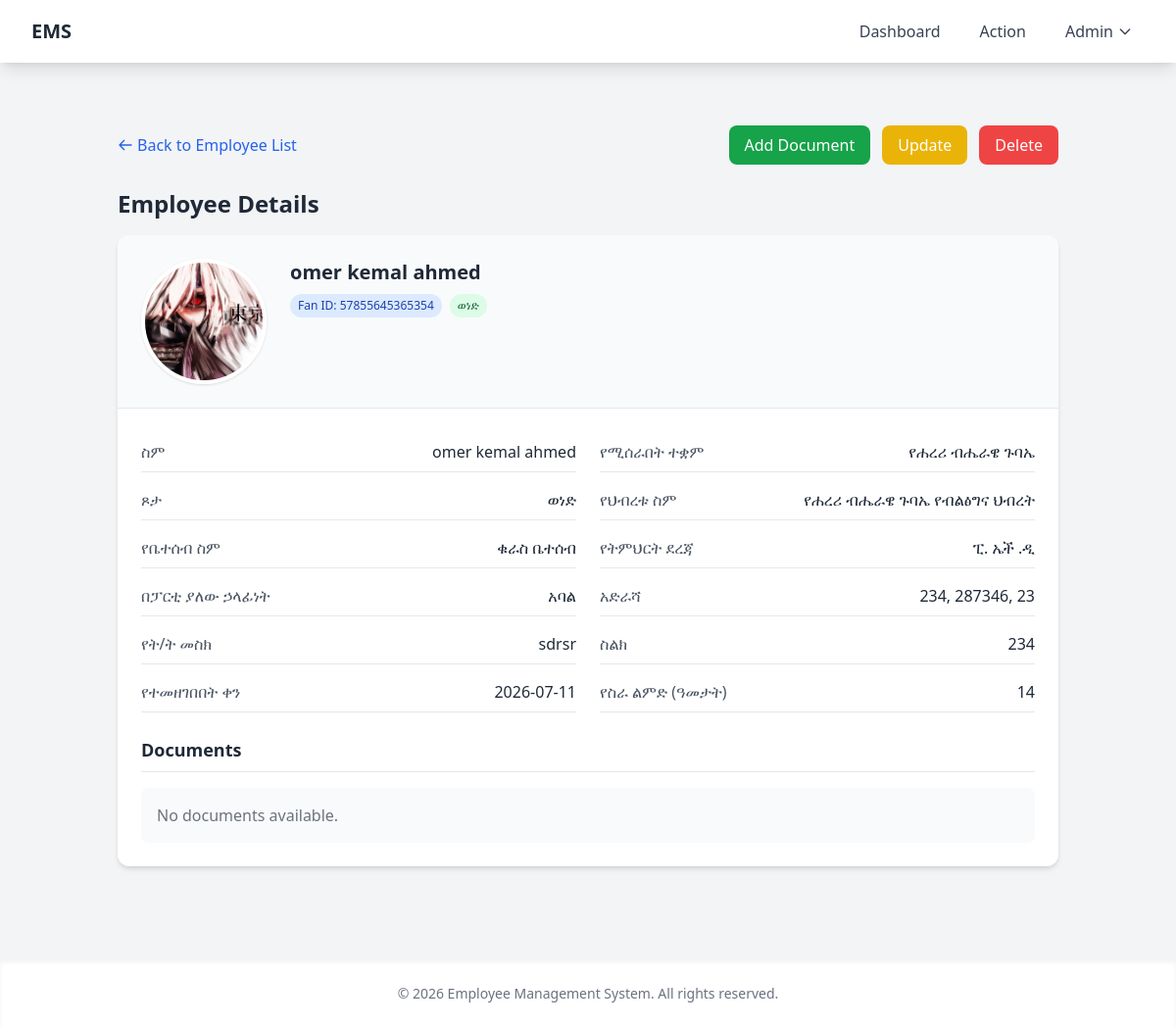
Page /employee/1 (signed in) on the committed database.
### models.py (models this page shows, shortened)
class Employee(Base):
    __tablename__ = "employees"
    id = Column(Integer, primary_key=True, index=True)
    fname = Column(String, index=True)
    mname = Column(String, index=True)
    lname = Column(String, index=True)
    gender = Column(String, index=True)
    fanID = Column(String, index=True)
    birthdate = Column(Date, index=True)
    phone_number = Column(Integer, index=True)
    edu_level = Column(String, index=True)
    profession = Column(String, index=True)
    work_experience = Column(Integer, index=True)
    group_name = Column(String, index=True)
    position_in_group = Column(String, index=True)
    join_year = Column(Date, index=True)
    work_place = Column(String, index=True)
    work_place_name = Column(String, index=True)
    salary = Column(Integer, index=True)
    werada = Column(String, index=True)
    kebele = Column(String, index=True)
    house_number = Column(Integer, index=True)
    photo_url = Column(String, index=True)

### app.py (the view)
@app.route('/employee/<int:id>')
@login_required
def employee_detail(id):
    employee = db.query(Employee).get(id)
    doc = db.query(Doc).filter_by(employee_id=id).all()
    if not employee:
        flash("Employee not found")
        return redirect('/action')
    return render_template('employee_detail.html', employee=employee, doc=doc)

### app.py (called while the page is built)
@app.context_processor
def inject_now():
    from datetime import datetime
    return {'now': datetime.now()}

@login_manager.user_loader
def user_loader(user_id):
    return db.query(User).get(int(user_id))

### templates/employee_detail.html (shortened to what this page needs)
{% extends 'base.html' %}
{% block content %}
<div class="max-w-5xl mx-auto px-4 py-8">
    <div class="flex flex-wrap justify-between items-center gap-4 mb-6">
        <a href="/action" class="inline-flex items-center text-blue-600 hover:text-blue-800 transition">
            <svg class="w-4 h-4 mr-1" fill="none" stroke="currentColor" viewBox="0 0 24 24">
                <path stroke-linecap="round" stroke-linejoin="round" stroke-width="2" d="M10 19l-7-7m0 0l7-7m-7 7h18"></path>
            </svg>
            Back to Employee List
        </a>
        <div class="flex gap-3">
            <button onclick="document.getElementById('addDocumentModal').style.display='flex'"
                    class="bg-green-600 hover:bg-green-700 text-white px-4 py-2 rounded-lg transition">
                Add Document
            </button>
            <button onclick="openUpdateModal()"
                    class="bg-yellow-500 hover:bg-yellow-600 text-white px-4 py-2 rounded-lg transition">
                Update
            </button>
            <button onclick="deleteEmployee()"
                    class="bg-red-500 hover:bg-red-600 text-white px-4 py-2 rounded-lg transition">
                Delete
            </button>
        </div>
    </div>
    <h1 class="text-2xl font-bold text-gray-800 mb-4">Employee Details</h1>
    <div class="bg-white rounded-xl shadow-md overflow-hidden">
        <div class="bg-gray-50 border-b border-gray-200 p-6">
            <div class="flex flex-col md:flex-row items-center md:items-start gap-6">
                <div class="flex-shrink-0">
                    {% if employee.photo_url %}
                        <img src="{{ url_for('static', filename=employee.photo_url) }}"
                             alt="{{ employee.fname }} {{ employee.mname }}"
                             class="w-32 h-32 rounded-full object-cover border-4 border-white shadow">
                    {% else %}
                        <div class="w-32 h-32 rounded-full bg-gray-300 flex items-center justify-center text-gray-600 text-2xl font-bold border-4 border-white shadow">
                            {{ (employee.fname[0]|default('')) }}{{ (employee.lname[0]|default('')) }}
                        </div>
                    {% endif %}
                </div>
                <div class="text-center md:text-left">
                    <h2 class="text-xl font-bold text-gray-800">
                        {{ employee.fname }} {{ employee.mname }} {{ employee.lname }}
                    </h2>
                    <div class="mt-2 flex flex-wrap gap-2 justify-center md:justify-start">
                        <span class="bg-blue-100 text-blue-800 text-xs px-2 py-1 rounded-full">Fan ID: {{ employee.fanID|default('N/A') }}</span>
                        <span class="bg-green-100 text-green-800 text-xs px-2 py-1 rounded-full">{{ employee.gender|default('Not specified') }}</span>
                    </div>
                </div>
            </div>
        </div>
        <div class="p-6">
            <div class="grid grid-cols-1 md:grid-cols-2 gap-x-6 gap-y-3">
                <div class="space-y-2">
                    <div class="flex justify-between border-b py-2">
                        <span class="font-medium text-gray-600">ስም</span>
                        <span class="text-gray-800">{{ employee.fname }} {{ employee.mname }} {{ employee.lname }}</span>
                    </div>
                    <div class="flex justify-between border-b py-2">
                        <span class="font-medium text-gray-600">ጾታ</span>
                        <span class="text-gray-800">{{ employee.gender|default('N/A') }}</span>
                    </div>
                    <div class="flex justify-between border-b py-2">
                        <span class="font-medium text-gray-600">የቤተሰብ ስም</span>
                        <span class="text-gray-800">{{ employee.group_name|default('N/A') }}</span>
                    </div>
                    <div class="flex justify-between border-b py-2">
                        <span class="font-medium text-gray-600">በፓርቲ ያለው ኃላፊነት</span>
                        <span class="text-gray-800">{{ employee.position_in_group|default('N/A') }}</span>
                    </div>
                    <div class="flex justify-between border-b py-2">
                        <span class="font-medium text-gray-600">የት/ት መስክ</span>
                        <span class="text-gray-800">{{ employee.profession|default('N/A') }}</span>
                    </div>
                    <div class="flex justify-between border-b py-2">
                        <span class="font-medium text-gray-600">የተመዘገበበት ቀን</span>
                        <span class="text-gray-800">{{ employee.join_year.strftime('%Y-%m-%d') if employee.join_year else 'N/A' }}</span>
                    </div>
                </div>
                <div class="space-y-2">
                    <div class="flex justify-between border-b py-2">
                        <span class="font-medium text-gray-600">የሚሰራበት ተቋም</span>
                        <span class="text-gray-800">{{ employee.work_place|default('N/A') }}</span>
                    </div>
                    <div class="flex justify-between border-b py-2">
                        <span class="font-medium text-gray-600">የህብረቱ ስም</span>
                        <span class="text-gray-800">{{ employee.work_place_name|default('N/A') }}</span>
                    </div>
                    <div class="flex justify-between border-b py-2">
                        <span class="font-medium text-gray-600">የትምህርት ደረጃ</span>
                        <span class="text-gray-800">{{ employee.edu_level|default('N/A') }}</span>
                    </div>
                    <div class="flex justify-between border-b py-2">
                        <span class="font-medium text-gray-600">አድራሻ</span>
                        <span class="text-gray-800">{{ employee.werada|default('') }}, {{ employee.kebele|default('') }}, {{ employee.house_number|default('') }}</span>
                    </div>
                    <div class="flex justify-between border-b py-2">
                        <span class="font-medium text-gray-600">ስልክ</span>
                        <span class="text-gray-800">{{ employee.phone_number|default('N/A') }}</span>
                    </div>
                    <div class="flex justify-between border-b py-2">
                        <span class="font-medium text-gray-600">የስራ ልምድ (ዓመታት)</span>
                        <span class="text-gray-800">{{ employee.work_experience|default('N/A') }}</span>
                    </div>
                </div>
            </div>
            <h3 class="text-lg font-semibold text-gray-800 border-b pb-2 mt-6 mb-4">Documents</h3>
            <div class="bg-gray-50 rounded-lg p-4">
                {% if doc %}
                    <ul class="list-disc list-inside space-y-2">
                        {% for d in doc %}
                        <li>
                            <span class="text-gray-700">{{ d.name }}</span>
                            <a href="#" class="text-blue-600 hover:text-blue-800 ml-2">View</a>
                        </li>
                        {% endfor %}
                    </ul>
                {% else %}
                    <p class="text-gray-500">No documents available.</p>
                {% endif %}
            </div>
        </div>
    </div>
</div>
{% endblock %}

### rows in the picture
Employee: photo_url (picture), fname "omer", mname "kemal", lname "ahmed", fanID "57855645365354", gender "ወነድ", group_name "ቁራስ ቤተሰብ", position_in_group "አባል", profession "sdrsr", join_year "2026-07-11", work_place "የሐረሪ ብሔራዌ ጉባኤ", work_place_name "የሐረሪ ብሔራዌ ጉባኤ የብልፅግና ህብረት", edu_level "ፒ. ኤች .ዲ", werada "234", kebele "287346", house_number "23", phone_number "234", work_experience "14"
